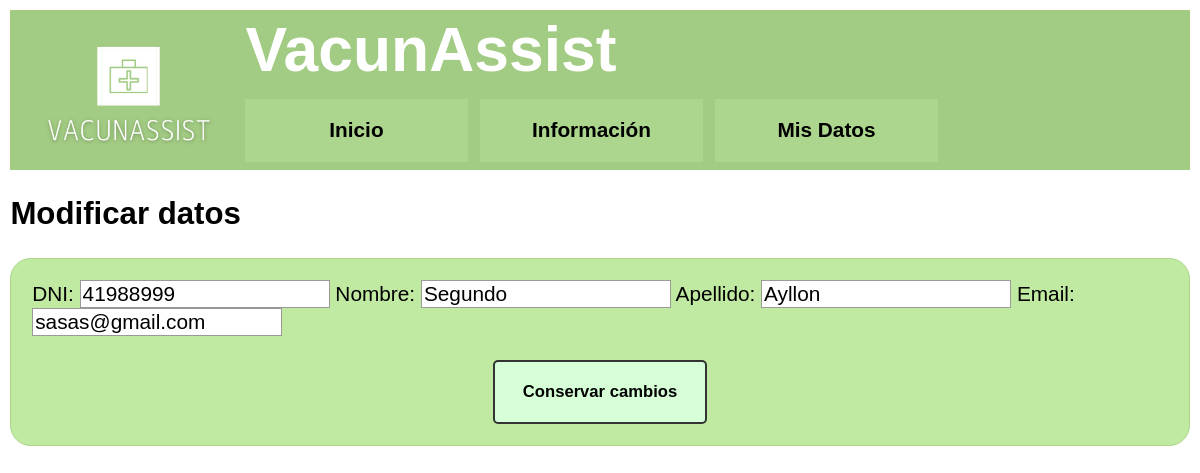
Page /accounts/modificar_datos/ (signed in) on the earlier database version.
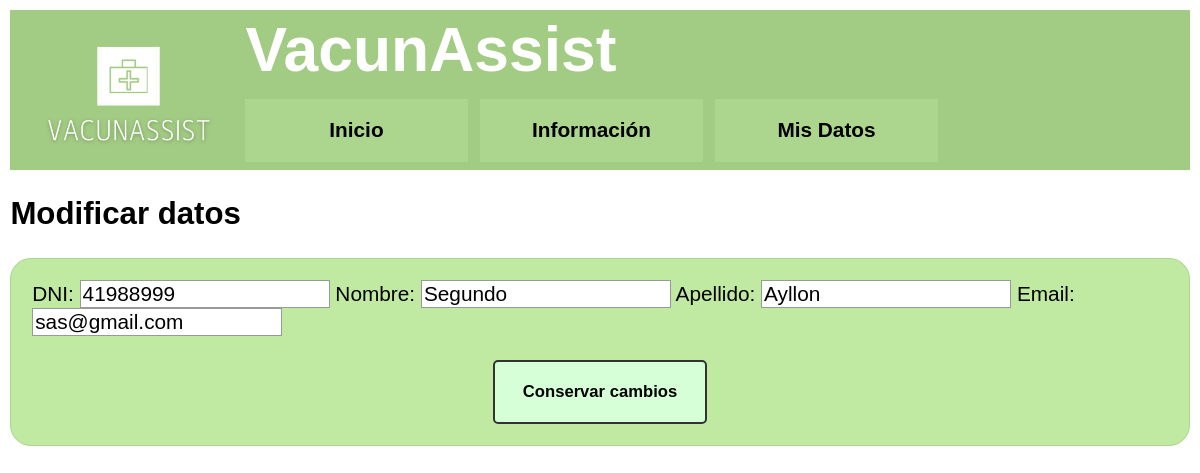
Same page on the later database version.
### accounts/models.py (models this page shows, shortened)
class Paciente(models.Model):
    user = models.OneToOneField(User, on_delete=models.CASCADE, primary_key=True)
    dni = models.CharField(max_length=8, help_text='DNI')
    first_name = models.CharField(max_length=100, blank=True)
    last_name = models.CharField(max_length=100, blank=True)
    email = models.EmailField(max_length=150)
    bio = models.TextField()

### accounts/views.py (the view)
# urls.py: path('modificar_datos/', modificarDatos_view, name='Modificar datos personales')
@login_required
def modificarDatos_view(request):
    user = request.user.id
    paciente = Paciente.objects.get(user__id=user)
    user_info = User.objects.get(id=user)
    if request.method == 'POST':
        form = ModificarDatosForm(request.POST, request.FILES, instance=paciente)
        if form.is_valid():
            user_info.paciente.dni = form.cleaned_data.get('dni')
            user_info.paciente.email = form.cleaned_data.get('email')
            user_info.email = user_info.paciente.email
            user_info.paciente.first_name = form.cleaned_data.get('first_name')
            user_info.paciente.last_name = form.cleaned_data.get('last_name')
            paciente.save()
            user_info.save()
            messages.success(request, 'Tus datos se modificaron correctamente')
            return redirect('userinfo')
    else:
        form = ModificarDatosForm(instance=paciente)
    return render(request, 'modificar_datos.html',{'form' : form})

### accounts/forms.py
class ModificarDatosForm(ModelForm):
    if User.is_authenticated:
           dni = forms.CharField(max_length=8, label='DNI')
           first_name = forms.CharField(max_length=100, label='Nombre')
           last_name = forms.CharField(max_length=100, label='Apellido')
           email = forms.EmailField(max_length=150, label='Email')
    else:
        pass
    class Meta:
        model = Paciente
        fields = ('dni', 'first_name', 'last_name', 'email')

### templates/modificar_datos.html (shortened to what this page needs)
{% extends "base.html" %}
{% block content %}
  <h2>Modificar datos</h2>
  <form method="post">
    {{form}}
    <br>
    <br>
    <div class="buttonholder">
    <button type="submit">Conservar cambios</button>
    </div>
  </form>
{% endblock %}

### templates/base.html (shortened to what this page needs)
<!DOCTYPE html>
{% load static %}
<html>
    <head>
    <link rel="stylesheet" href="{% static 'css/styles.css' %}">
    </head>
    <header>
        <div class="logo">
            <img src="{% static 'img/Vacunassist.png'%}">
            <p>VacunAssist</p>
        </div>
        <nav>
            <a href="{% url 'home' %}">Inicio</a>
            <a href="{% url 'about' %}">Información</a>
            {% if user.is_authenticated %}
            <a href="{% url 'userinfo' %}">Mis Datos</a>
            {% endif %}
        </nav>
    </header>
    <body>
        <main>
        {% block content %}
        {% endblock %}
        </main>
    </body>
</html>

### static/css/styles.css (style rules this page uses)
header a { outline: none; text-decoration: none; font-weight: bold; display: inline-block; width: 19.5%; min-width: max-content; margin-right: 0.625%; text-align: center; line-height: 3; color: black; }
header a:link, a:visited, a:focus { background: rgb(172 213 141); }
.logo img { width: 200px; float: left; margin-right: 15px; margin-bottom: 15px; padding-top: 15px; }
.logo p { margin: 0; font-size: 3em; font-weight: bold; }
body { font : 1.3rem sans-serif; padding : 0.5em; margin : 0; }
header, footer { background-color: rgb(162 203 131);; color: white; line-height: 80px; padding: 0 20px; }
form { margin: 0 auto; width: fit-content; padding: 1em; border: 1px solid rgb(172 213 141); border-radius: 1em; background-color: rgb(192 233 161); }
input, textarea { font: 1em sans-serif; width: 250px; box-sizing: border-box; border: 1px solid #999; }
button { padding : 1.2em; padding-left: 1.7em; padding-right: 1.7em; font : bold .8em sans-serif; border : 2px solid #333; border-radius: 5px; background : rgb(215, 255, 215); cursor : pointer; }
.buttonholder { text-align: center; }
label { position: relative; }

Differences in the rows shown:
changed Paciente "Segundo": email "sasas@gmail.com" → "sas@gmail.com"
